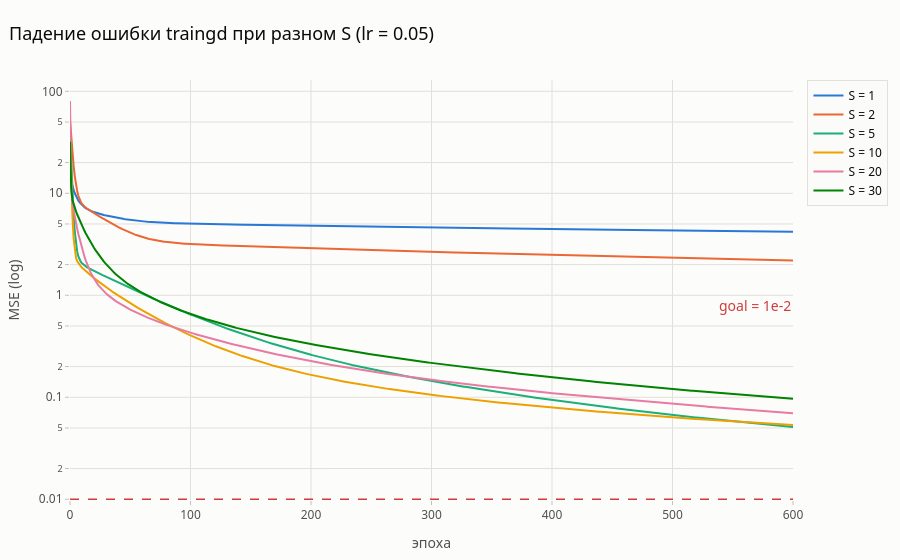

The code cell stored with this chart in its notebook:
### Code cell
# Кривые обучения (типичный запуск каждого S)
fig = go.Figure()
for k, S in enumerate(S_LIST):
    pr = median_run(series_gd[S])['rec'].perf
    fig.add_trace(go.Scatter(x=np.arange(len(pr)), y=pr, mode='lines', name=f'S = {S}',
                             line=dict(color=PALETTE[k], width=2),
                             hovertemplate=f'S = {S}<br>' + 'эпоха %{x}<br>MSE = %{y:.4g}<extra></extra>'))
fig.add_hline(y=1e-2, line=dict(color=GOAL_COLOR, dash='dash', width=1.5),
              annotation_text='goal = 1e-2', annotation_position='bottom right', annotation_font_color=GOAL_COLOR)
fig.update_layout(title='Падение ошибки traingd при разном S (lr = 0.05)', xaxis_title='эпоха',
                  yaxis_title='MSE (log)', yaxis_type='log', hovermode='x unified')
save(fig, '05_series_performance')
fig.show()

### Figure 1 — Plotly figure (JSON) as saved in the notebook; plotly's stock layout.template omitted (floating-point values rounded to 4 significant figures; data arrays with more than 128 entries replaced by an {"elided": "..."} marker saying what was removed)
{"data": [{"hovertemplate": "S = 1<br>эпоха %{x}<br>MSE = %{y:.4g}<extra></extra>", "line": {"color": "#2a78d6", "width": 2}, "mode": "lines", "name": "S = 1", "type": "scatter", "x": {"elided": "601 int values"}, "y": {"elided": "601 float values"}}, {"hovertemplate": "S = 2<br>эпоха %{x}<br>MSE = %{y:.4g}<extra></extra>", "line": {"color": "#eb6834", "width": 2}, "mode": "lines", "name": "S = 2", "type": "scatter", "x": {"elided": "601 int values"}, "y": {"elided": "601 float values"}}, {"hovertemplate": "S = 5<br>эпоха %{x}<br>MSE = %{y:.4g}<extra></extra>", "line": {"color": "#1baf7a", "width": 2}, "mode": "lines", "name": "S = 5", "type": "scatter", "x": {"elided": "601 int values"}, "y": {"elided": "601 float values"}}, {"hovertemplate": "S = 10<br>эпоха %{x}<br>MSE = %{y:.4g}<extra></extra>", "line": {"color": "#eda100", "width": 2}, "mode": "lines", "name": "S = 10", "type": "scatter", "x": {"elided": "601 int values"}, "y": {"elided": "601 float values"}}, {"hovertemplate": "S = 20<br>эпоха %{x}<br>MSE = %{y:.4g}<extra></extra>", "line": {"color": "#e87ba4", "width": 2}, "mode": "lines", "name": "S = 20", "type": "scatter", "x": {"elided": "601 int values"}, "y": {"elided": "601 float values"}}, {"hovertemplate": "S = 30<br>эпоха %{x}<br>MSE = %{y:.4g}<extra></extra>", "line": {"color": "#008300", "width": 2}, "mode": "lines", "name": "S = 30", "type": "scatter", "x": {"elided": "601 int values"}, "y": {"elided": "601 float values"}}], "layout": {"annotations": [{"font": {"color": "#d03b3b"}, "showarrow": false, "text": "goal = 1e-2", "x": 1, "xanchor": "right", "xref": "x domain", "y": 0.01, "yanchor": "top", "yref": "y"}], "hovermode": "x unified", "shapes": [{"line": {"color": "#d03b3b", "dash": "dash", "width": 1.5}, "type": "line", "x0": 0, "x1": 1, "xref": "x domain", "y0": 0.01, "y1": 0.01, "yref": "y"}], "title": {"text": "Падение ошибки traingd при разном S (lr = 0.05)"}, "xaxis": {"title": {"text": "эпоха"}}, "yaxis": {"title": {"text": "MSE (log)"}, "type": "log"}}}
